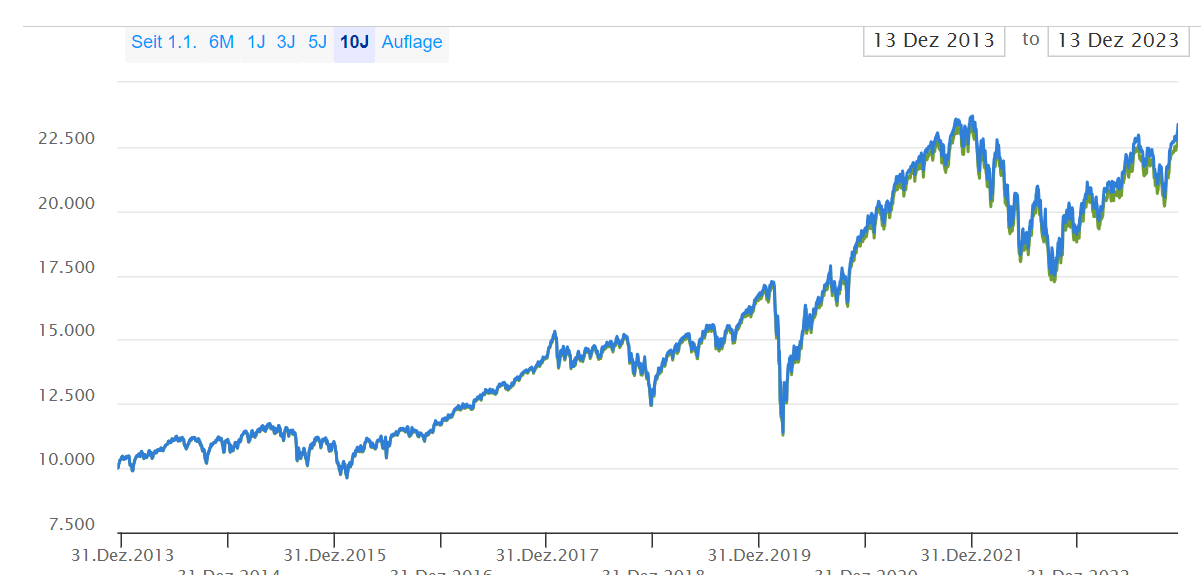
#> input picture data/plot digitizer test.PNG, 1201 x 575 px, found by its file name
$ jupyter execute 'data choose.ipynb'
#> lines starting #> are read from the running program, lines starting #| are printed output that depends on the picture
[cell 1]
import matplotlib.pyplot as plt
import matplotlib.patches as pt
import cv2

[cell 2]
img_path = r"C:\Users\Benja\Code\Python\PlotDigitizer\data\plot digitizer test.PNG"

img = cv2.imread(img_path)
#> img is the input picture: shape (575, 1201, 3); mean B, G, R 251, 249.6, 247.7

[cell 3]
imgshape = img.data.shape
#> imgshape = (575, 1201, 3)
fig, ax = plt.subplots()
ax.vlines(10, 0, imgshape[0])
rectangle = pt.Rectangle((0,0), 1000, 300, facecolor='None', edgecolor='red')
ax.add_patch(rectangle)
ax.imshow(img)
#plt.imshow(rectangle)
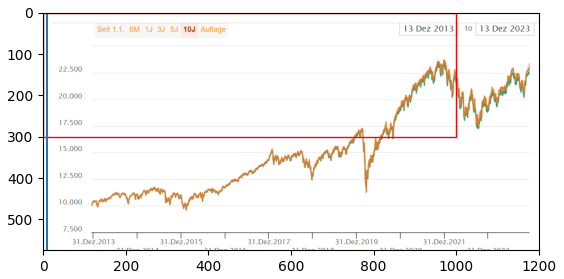
#> figure drawn by matplotlib, 1 panel; B, G, R data is drawn as R, G, B

[cell 4]
fig2, ax2 = plt.subplots()
print(imgshape)
#| (575, 1201, 3)
ax2.imshow(img[0:200, 300:500, :])
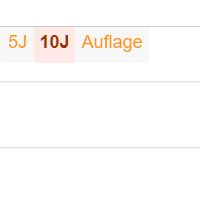
#> shown: shape (200, 200, 3); mean R, G, B 253.3, 251.2, 249.9

[cell 5]
img[10:100, 10:1000].shape
#> Out = (90, 990, 3)
